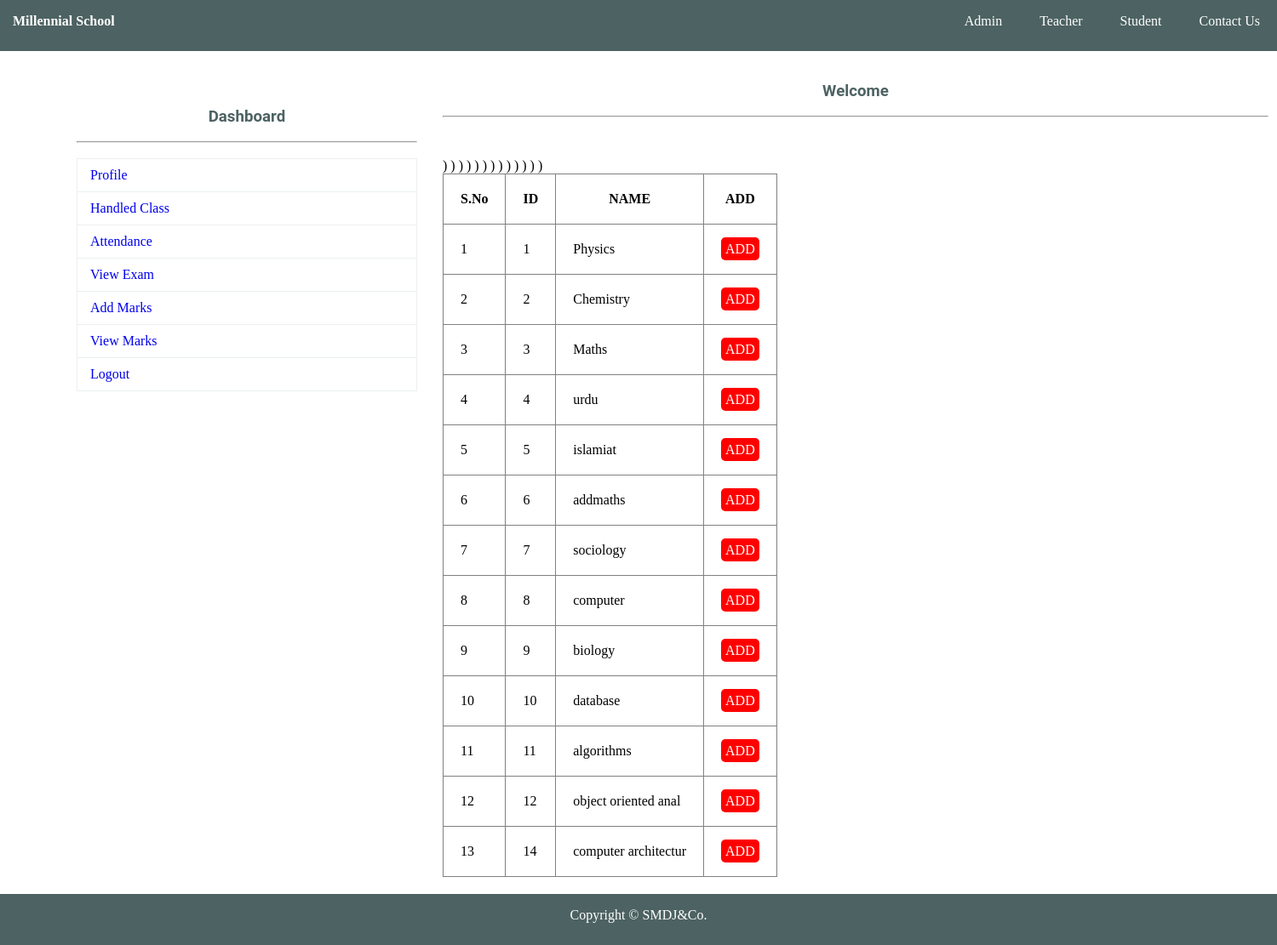
The app's page /MillennialSchool.com/school/add_sub_student.php with its own data.
### tables this page shows
CREATE TABLE `course` (
  `id` int(11) NOT NULL,
  `name` varchar(20) NOT NULL
);

### MillennialSchool.com/school/add_sub_student.php (the view, shortened to what this page needs)
<?php
	include"database.php";
?>
<!DOCTYPE html>
<html>
	<head>
		<link rel="stylesheet" type="text/css" href="css/style.css">
	</head>
	<body>
		<?php include"navbar.php";?><br>
			<div id="section">
				<?php include"sidebar.php";?><br>
				<h3 class="text">Welcome <?php echo $_SESSION["NAME"]; ?></h3><br><hr><br>
				<div class="content1">
					<table border="1px" >
						<tr>
							<th>S.No</th>
							<th>ID</th>
							<th>NAME</th>
							<th>ADD</th>
						</tr>
						<?php
$s="select ID,NAME from course";
							$res=$db->query($s);
							if($res->num_rows>0)
							{
								$i=0;
								while($r=$res->fetch_assoc())
								{
									$i++;
									echo "
										<tr>
											<td>{$i}</td>
											<td>{$r["ID"]}</td>
											<td>{$r["NAME"]}</td>
										<td> <a href='course_add.php?id={$r["ID"]}' class='btnr'> ADD</a> </td>)
										</tr>
										";
								}
							}
						?>
					</table>
				</div>
			</div>
				<?php include"footer.php";?>
	</body>
</html>

### MillennialSchool.com/school/css/style.css (style rules this page uses)
* { padding:0px; margin:0px; }
html { background:#fff; }
a { text-decoration:none; }
h1,h2,h3,h4,h5,h6,label { font-family:roboto; color:#4D6262; }
.btnr { border-radius:5px; padding:5px; background:#ff0000; color:white; }
.content1 { margin-top:30px; }
.text { text-align:center; }
#section { height:auto; width:1400px; margin-left:90px; font-family:cambria; }
.content1 { margin-top:30px; height:auto; width:450px; float:left; }
tr,td,th { padding:20px; }
table { border-collapse:collapse; }

### records on screen
course: id "1", name "Physics"
course: id "2", name "Chemistry"
course: id "3", name "Maths"
course: id "4", name "urdu"
course: id "5", name "islamiat"
course: id "6", name "addmaths"
course: id "7", name "sociology"
course: id "8", name "computer"
course: id "9", name "biology"
course: id "10", name "database"
course: id "11", name "algorithms"
course: id "12", name "object oriented anal"
course: id "14", name "computer architectur"
